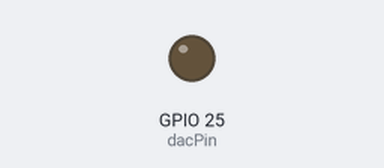
Bench run of a sketch on a simulated ESP32. Shown: output pins drawn as LEDs (lit = HIGH). WiFi joins after 1.5 s; servers stay silent unless stated; what the sketch prints to the serial monitor is not drawn.

Above: at 0.1 s.
At 1.6 s:
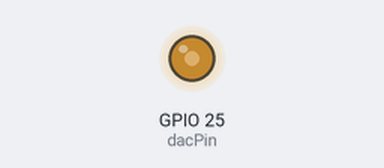
Timing chart, 0 to 3.1 s (numbered marks = the images above):
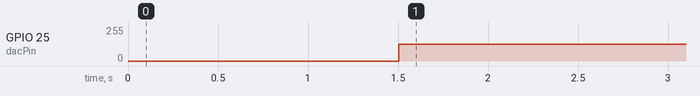

Measured:
- by itself, GPIO 25 (dacPin): 0/255 → 127/255 at 1.5 s

The sketch:

receiver.ino
```cpp
#include <WiFi.h>
#include <WiFiUdp.h>

// --- Network Configuration ---
const char* ssid = "YOUR_SSID_HERE";
const char* password = "YOUR_PASSWORD_HERE";

// --- Hardware Configuration ---
WiFiUDP udp;
char packetBuffer[255];
const int dacPin = 25; // GPIO 25 is DAC1 on ESP32
const int udpPort = 4210;

// Variables for Telemetry
int currentX = 0;

void setup() {
  Serial.begin(115200);

  // Initialize Wi-Fi connection
  WiFi.begin(ssid, password);
  while (WiFi.status() != WL_CONNECTED) {
    delay(500);
    Serial.print(".");
  }

  Serial.println("\n[CONNECTED]");
  Serial.print("Local IP: ");
  Serial.println(WiFi.localIP());

  // Start UDP listener
  udp.begin(udpPort);
}

void loop() {
  // Check for incoming UDP packets from the Python Bridge
  int packetSize = udp.parsePacket();
  if (packetSize) {
    int len = udp.read(packetBuffer, 255);
    if (len > 0) packetBuffer[len] = 0;

    String msg = String(packetBuffer);

    // Parse the X-vector data (Format: "X:value")
    if (msg.startsWith("X:")) {
      currentX = msg.substring(2).toInt(); // Expected range: -127 to 127
    }
  }

  // --- Op-Amp Control Logic ---
  // Map joystick (-127 to 127) to DAC (0 to 255)
  // Neutral (0) maps to 128 (~1.65V) to establish the Virtual Ground bias
  int dacValue = map(currentX, -127, 127, 0, 255);
  dacWrite(dacPin, dacValue);

  // --- Telemetry Math ---
  float currentVoltage = (dacValue / 255.0) * 3.3;

  // Current (mA) calculation based on 500-ohm feedback resistor
  // Formula: I = (V_out - V_ref) / R
  float current_mA = ((currentVoltage - 1.65) / 500.0) * 1000.0;

  // Real-time Serial Output for Debugging/Documentation
  Serial.print("Vector: "); Serial.print(currentX);
  Serial.print(" | DAC: "); Serial.print(dacValue);
  Serial.print(" | Voltage: "); Serial.print(currentVoltage, 2);
  Serial.print("V | Current: "); Serial.print(current_mA, 2);
  Serial.println(" mA");

  delay(10); // Maintain stability for the Serial buffer
}
```
